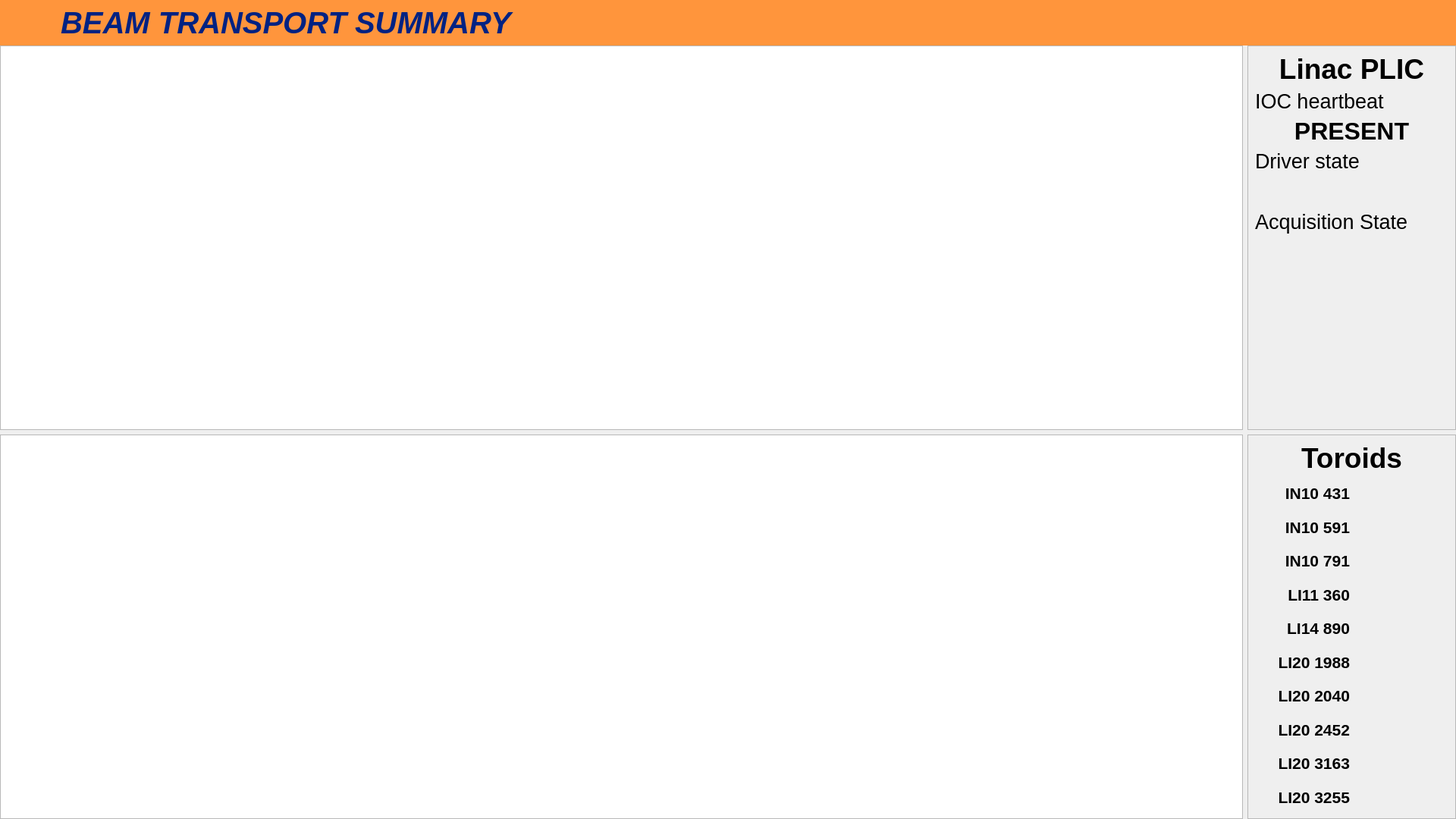
<?xml version="1.0" encoding="UTF-8"?>
<ui version="4.0">
 <class>Form</class>
 <widget class="QWidget" name="Form">
  <property name="geometry">
   <rect>
    <x>0</x>
    <y>0</y>
    <width>1920</width>
    <height>1080</height>
   </rect>
  </property>
  <property name="windowTitle">
   <string>Form</string>
  </property>
  <widget class="QWidget" name="banner" native="true">
   <property name="geometry">
    <rect>
     <x>0</x>
     <y>0</y>
     <width>1920</width>
     <height>60</height>
    </rect>
   </property>
   <property name="styleSheet">
    <string notr="true">background-color: rgb(255,149,60);
color: rgb(0, 34, 130);</string>
   </property>
   <widget class="PyDMDrawingImage" name="F2_icon">
    <property name="geometry">
     <rect>
      <x>10</x>
      <y>4</y>
      <width>52</width>
      <height>52</height>
     </rect>
    </property>
    <property name="toolTip">
     <string/>
    </property>
    <property name="filename" stdset="0">
     <string>/home/fphysics/zack/workspace/F2_icon.png</string>
    </property>
   </widget>
   <widget class="QLabel" name="title">
    <property name="geometry">
     <rect>
      <x>80</x>
      <y>0</y>
      <width>1000</width>
      <height>60</height>
     </rect>
    </property>
    <property name="font">
     <font>
      <pointsize>30</pointsize>
      <weight>75</weight>
      <italic>true</italic>
      <bold>true</bold>
     </font>
    </property>
    <property name="text">
     <string>BEAM TRANSPORT SUMMARY</string>
    </property>
   </widget>
  </widget>
  <widget class="QWidget" name="body" native="true">
   <property name="geometry">
    <rect>
     <x>0</x>
     <y>60</y>
     <width>1920</width>
     <height>1020</height>
    </rect>
   </property>
   <property name="styleSheet">
    <string notr="true">background-color: rgb(0, 0, 10);
color: rgb(255, 255, 255);

PyDMLabel {
  border-radius: 5px;
}
PyDMLabel[alarmSensitiveBorder=&quot;true&quot;][alarmSeverity=&quot;0&quot;] {
  background-color: rgb(0,255,0);
  color: rgb(0,0,0);
}

PyDMLabel[alarmSensitiveBorder=&quot;true&quot;][alarmSeverity=&quot;1&quot;] {
  background-color: rgb(255,255,0);
  color: rgb(0,0,0);
}

PyDMLabel[alarmSensitiveBorder=&quot;true&quot;][alarmSeverity=&quot;2&quot;] {
  background-color: rgb(255,0,0);
  color: rgb(255,255,255);
}

PyDMLabel[alarmSensitiveBorder=&quot;true&quot;][alarmSeverity=&quot;3&quot;] {
  background-color: rgb(192,0,255);
  color: rgb(255,255,0);
}

PyDMLabel[alarmSensitiveBorder=&quot;true&quot;][alarmSeverity=&quot;4&quot;] {
  color: rgb(218,218,218);
  background-color: rgb(25,25,25);
}</string>
   </property>
   <layout class="QGridLayout" name="gridLayout">
    <item row="0" column="1">
     <widget class="QFrame" name="plic_summary">
      <property name="minimumSize">
       <size>
        <width>275</width>
        <height>0</height>
       </size>
      </property>
      <property name="frameShape">
       <enum>QFrame::StyledPanel</enum>
      </property>
      <property name="frameShadow">
       <enum>QFrame::Plain</enum>
      </property>
      <layout class="QVBoxLayout" name="verticalLayout">
       <item>
        <widget class="QLabel" name="label_5">
         <property name="font">
          <font>
           <pointsize>28</pointsize>
           <weight>75</weight>
           <bold>true</bold>
          </font>
         </property>
         <property name="text">
          <string>Linac PLIC</string>
         </property>
         <property name="alignment">
          <set>Qt::AlignCenter</set>
         </property>
        </widget>
       </item>
       <item>
        <widget class="QLabel" name="label">
         <property name="maximumSize">
          <size>
           <width>350</width>
           <height>250</height>
          </size>
         </property>
         <property name="font">
          <font>
           <pointsize>20</pointsize>
          </font>
         </property>
         <property name="text">
          <string>IOC heartbeat</string>
         </property>
         <property name="alignment">
          <set>Qt::AlignLeading|Qt::AlignLeft|Qt::AlignVCenter</set>
         </property>
        </widget>
       </item>
       <item>
        <widget class="PyDMLabel" name="PyDMLabel">
         <property name="font">
          <font>
           <pointsize>24</pointsize>
           <weight>75</weight>
           <bold>true</bold>
          </font>
         </property>
         <property name="toolTip">
          <string/>
         </property>
         <property name="styleSheet">
          <string notr="true">PyDMLabel {
  border-radius: 5px;
}
PyDMLabel[alarmSensitiveBorder=&quot;true&quot;][alarmSeverity=&quot;0&quot;] {
  background-color: rgb(0,255,0);
  color: rgb(0,0,0);
}

PyDMLabel[alarmSensitiveBorder=&quot;true&quot;][alarmSeverity=&quot;1&quot;] {
  background-color: rgb(255,255,0);
  color: rgb(0,0,0);
}

PyDMLabel[alarmSensitiveBorder=&quot;true&quot;][alarmSeverity=&quot;2&quot;] {
  background-color: rgb(255,0,0);
  color: rgb(255,255,255);
}

PyDMLabel[alarmSensitiveBorder=&quot;true&quot;][alarmSeverity=&quot;3&quot;] {
  background-color: rgb(192,0,255);
  color: rgb(255,255,0);
}

PyDMLabel[alarmSensitiveBorder=&quot;true&quot;][alarmSeverity=&quot;4&quot;] {
  color: rgb(218,218,218);
  background-color: rgb(25,25,25);
}</string>
         </property>
         <property name="text">
          <string>PRESENT</string>
         </property>
         <property name="alignment">
          <set>Qt::AlignCenter</set>
         </property>
         <property name="alarmSensitiveContent" stdset="0">
          <bool>true</bool>
         </property>
         <property name="channel" stdset="0">
          <string>SIOC:SYS1:SC01:HEARTBEATSUM</string>
         </property>
        </widget>
       </item>
       <item>
        <widget class="QLabel" name="label_2">
         <property name="maximumSize">
          <size>
           <width>350</width>
           <height>16777215</height>
          </size>
         </property>
         <property name="font">
          <font>
           <pointsize>20</pointsize>
          </font>
         </property>
         <property name="text">
          <string>Driver state</string>
         </property>
        </widget>
       </item>
       <item>
        <widget class="PyDMLabel" name="PyDMLabel_3">
         <property name="font">
          <font>
           <pointsize>24</pointsize>
           <weight>75</weight>
           <bold>true</bold>
          </font>
         </property>
         <property name="toolTip">
          <string/>
         </property>
         <property name="styleSheet">
          <string notr="true">PyDMLabel {
  border-radius: 5px;
}
PyDMLabel[alarmSensitiveBorder=&quot;true&quot;][alarmSeverity=&quot;0&quot;] {
  background-color: rgb(0,255,0);
  color: rgb(0,0,0);
}

PyDMLabel[alarmSensitiveBorder=&quot;true&quot;][alarmSeverity=&quot;1&quot;] {
  background-color: rgb(255,255,0);
  color: rgb(0,0,0);
}

PyDMLabel[alarmSensitiveBorder=&quot;true&quot;][alarmSeverity=&quot;2&quot;] {
  background-color: rgb(255,0,0);
  color: rgb(255,255,255);
}

PyDMLabel[alarmSensitiveBorder=&quot;true&quot;][alarmSeverity=&quot;3&quot;] {
  background-color: rgb(192,0,255);
  color: rgb(255,255,0);
}

PyDMLabel[alarmSensitiveBorder=&quot;true&quot;][alarmSeverity=&quot;4&quot;] {
  color: rgb(218,218,218);
  background-color: rgb(25,25,25);
}</string>
         </property>
         <property name="alignment">
          <set>Qt::AlignCenter</set>
         </property>
         <property name="alarmSensitiveContent" stdset="0">
          <bool>true</bool>
         </property>
         <property name="alarmSensitiveBorder" stdset="0">
          <bool>true</bool>
         </property>
         <property name="channel" stdset="0">
          <string>SCOP:IN10:FC02:BI_STATE</string>
         </property>
        </widget>
       </item>
       <item>
        <widget class="QLabel" name="label_4">
         <property name="font">
          <font>
           <pointsize>20</pointsize>
          </font>
         </property>
         <property name="text">
          <string>Acquisition State</string>
         </property>
         <property name="alignment">
          <set>Qt::AlignLeading|Qt::AlignLeft|Qt::AlignVCenter</set>
         </property>
        </widget>
       </item>
       <item>
        <widget class="PyDMLabel" name="PyDMLabel_4">
         <property name="font">
          <font>
           <pointsize>24</pointsize>
           <weight>75</weight>
           <bold>true</bold>
          </font>
         </property>
         <property name="toolTip">
          <string/>
         </property>
         <property name="styleSheet">
          <string notr="true">PyDMLabel {
  border-radius: 5px;
}
PyDMLabel[alarmSensitiveBorder=&quot;true&quot;][alarmSeverity=&quot;0&quot;] {
  background-color: rgb(0,255,0);
  color: rgb(0,0,0);
}

PyDMLabel[alarmSensitiveBorder=&quot;true&quot;][alarmSeverity=&quot;1&quot;] {
  background-color: rgb(255,255,0);
  color: rgb(0,0,0);
}

PyDMLabel[alarmSensitiveBorder=&quot;true&quot;][alarmSeverity=&quot;2&quot;] {
  background-color: rgb(255,0,0);
  color: rgb(255,255,255);
}

PyDMLabel[alarmSensitiveBorder=&quot;true&quot;][alarmSeverity=&quot;3&quot;] {
  background-color: rgb(192,0,255);
  color: rgb(255,255,0);
}

PyDMLabel[alarmSensitiveBorder=&quot;true&quot;][alarmSeverity=&quot;4&quot;] {
  color: rgb(218,218,218);
  background-color: rgb(25,25,25);
}</string>
         </property>
         <property name="alignment">
          <set>Qt::AlignCenter</set>
         </property>
         <property name="precisionFromPV" stdset="0">
          <bool>true</bool>
         </property>
         <property name="alarmSensitiveBorder" stdset="0">
          <bool>false</bool>
         </property>
         <property name="channel" stdset="0">
          <string>SCOP:IN10:FC02:BI_ACQ_STAT</string>
         </property>
        </widget>
       </item>
       <item>
        <spacer name="verticalSpacer">
         <property name="orientation">
          <enum>Qt::Vertical</enum>
         </property>
         <property name="sizeHint" stdset="0">
          <size>
           <width>20</width>
           <height>40</height>
          </size>
         </property>
        </spacer>
       </item>
      </layout>
     </widget>
    </item>
    <item row="0" column="0">
     <widget class="PyDMWaveformPlot" name="PyDMWaveformPlot">
      <property name="toolTip">
       <string/>
      </property>
      <property name="showXGrid">
       <bool>true</bool>
      </property>
      <property name="yAxes">
       <stringlist>
        <string>{&quot;name&quot;: &quot;Axis 1&quot;, &quot;orientation&quot;: &quot;left&quot;, &quot;label&quot;: null, &quot;minRange&quot;: -1.0, &quot;maxRange&quot;: 1.0, &quot;autoRange&quot;: true, &quot;logMode&quot;: false}</string>
       </stringlist>
      </property>
      <property name="curves">
       <stringlist>
        <string>{&quot;y_channel&quot;: &quot;SCOP:IN10:FC02:WF_CH0_TRACE&quot;, &quot;x_channel&quot;: null, &quot;plot_style&quot;: null, &quot;name&quot;: &quot;&quot;, &quot;color&quot;: &quot;#bcd7ff&quot;, &quot;lineStyle&quot;: 1, &quot;lineWidth&quot;: 2, &quot;symbol&quot;: null, &quot;symbolSize&quot;: 10, &quot;yAxisName&quot;: &quot;Axis 1&quot;, &quot;barWidth&quot;: null, &quot;upperThreshold&quot;: null, &quot;lowerThreshold&quot;: null, &quot;thresholdColor&quot;: &quot;white&quot;, &quot;redraw_mode&quot;: 2}</string>
       </stringlist>
      </property>
      <property name="autoRangeY">
       <bool>false</bool>
      </property>
      <property name="minYRange">
       <double>-0.050000000000000</double>
      </property>
      <property name="maxYRange">
       <double>3.050000000000000</double>
      </property>
     </widget>
    </item>
    <item row="1" column="0">
     <widget class="PyDMTimePlot" name="PyDMTimePlot">
      <property name="toolTip">
       <string/>
      </property>
      <property name="showXGrid">
       <bool>true</bool>
      </property>
      <property name="showYGrid">
       <bool>true</bool>
      </property>
      <property name="yAxes">
       <stringlist>
        <string>{&quot;name&quot;: &quot;Axis 1&quot;, &quot;orientation&quot;: &quot;left&quot;, &quot;label&quot;: null, &quot;minRange&quot;: -1.0, &quot;maxRange&quot;: 1.0, &quot;autoRange&quot;: true, &quot;logMode&quot;: false}</string>
       </stringlist>
      </property>
      <property name="curves">
       <stringlist>
        <string>{&quot;channel&quot;: &quot;TORO:IN10:431:TMIT_PC&quot;, &quot;plot_style&quot;: null, &quot;name&quot;: &quot;TORO:IN10:431:TMIT_PC&quot;, &quot;color&quot;: &quot;#1f77b4&quot;, &quot;lineStyle&quot;: 1, &quot;lineWidth&quot;: 2, &quot;symbol&quot;: null, &quot;symbolSize&quot;: 10, &quot;yAxisName&quot;: &quot;Axis 1&quot;, &quot;barWidth&quot;: null, &quot;upperThreshold&quot;: null, &quot;lowerThreshold&quot;: null, &quot;thresholdColor&quot;: &quot;white&quot;}</string>
        <string>{&quot;channel&quot;: &quot;TORO:IN10:591:TMIT_PC&quot;, &quot;plot_style&quot;: null, &quot;name&quot;: &quot;TORO:IN10:591:TMIT_PC&quot;, &quot;color&quot;: &quot;#ff7f0e&quot;, &quot;lineStyle&quot;: 1, &quot;lineWidth&quot;: 2, &quot;symbol&quot;: null, &quot;symbolSize&quot;: 10, &quot;yAxisName&quot;: &quot;Axis 1&quot;, &quot;barWidth&quot;: null, &quot;upperThreshold&quot;: null, &quot;lowerThreshold&quot;: null, &quot;thresholdColor&quot;: &quot;white&quot;}</string>
        <string>{&quot;channel&quot;: &quot;TORO:IN10:791:TMIT_PC&quot;, &quot;plot_style&quot;: null, &quot;name&quot;: &quot;TORO:IN10:791:TMIT_PC&quot;, &quot;color&quot;: &quot;#2ca02c&quot;, &quot;lineStyle&quot;: 1, &quot;lineWidth&quot;: 2, &quot;symbol&quot;: null, &quot;symbolSize&quot;: 10, &quot;yAxisName&quot;: &quot;Axis 1&quot;, &quot;barWidth&quot;: null, &quot;upperThreshold&quot;: null, &quot;lowerThreshold&quot;: null, &quot;thresholdColor&quot;: &quot;white&quot;}</string>
        <string>{&quot;channel&quot;: &quot;TORO:LI11:360:TMIT_PC&quot;, &quot;plot_style&quot;: null, &quot;name&quot;: &quot;TORO:LI11:360:TMIT_PC&quot;, &quot;color&quot;: &quot;#d62728&quot;, &quot;lineStyle&quot;: 1, &quot;lineWidth&quot;: 2, &quot;symbol&quot;: null, &quot;symbolSize&quot;: 10, &quot;yAxisName&quot;: &quot;Axis 1&quot;, &quot;barWidth&quot;: null, &quot;upperThreshold&quot;: null, &quot;lowerThreshold&quot;: null, &quot;thresholdColor&quot;: &quot;white&quot;}</string>
        <string>{&quot;channel&quot;: &quot;TORO:LI14:890:TMIT_PC&quot;, &quot;plot_style&quot;: null, &quot;name&quot;: &quot;TORO:LI14:890:TMIT_PC&quot;, &quot;color&quot;: &quot;#9467bd&quot;, &quot;lineStyle&quot;: 1, &quot;lineWidth&quot;: 2, &quot;symbol&quot;: null, &quot;symbolSize&quot;: 10, &quot;yAxisName&quot;: &quot;Axis 1&quot;, &quot;barWidth&quot;: null, &quot;upperThreshold&quot;: null, &quot;lowerThreshold&quot;: null, &quot;thresholdColor&quot;: &quot;white&quot;}</string>
        <string>{&quot;channel&quot;: &quot;TORO:LI20:1988:TMIT_PC&quot;, &quot;plot_style&quot;: null, &quot;name&quot;: &quot;TORO:LI20:1988:TMIT_PC&quot;, &quot;color&quot;: &quot;#8c564b&quot;, &quot;lineStyle&quot;: 1, &quot;lineWidth&quot;: 2, &quot;symbol&quot;: null, &quot;symbolSize&quot;: 10, &quot;yAxisName&quot;: &quot;Axis 1&quot;, &quot;barWidth&quot;: null, &quot;upperThreshold&quot;: null, &quot;lowerThreshold&quot;: null, &quot;thresholdColor&quot;: &quot;white&quot;}</string>
        <string>{&quot;channel&quot;: &quot;TORO:LI20:2040:TMIT_PC&quot;, &quot;plot_style&quot;: null, &quot;name&quot;: &quot;TORO:LI20:2040:TMIT_PC&quot;, &quot;color&quot;: &quot;#e377c2&quot;, &quot;lineStyle&quot;: 1, &quot;lineWidth&quot;: 2, &quot;symbol&quot;: null, &quot;symbolSize&quot;: 10, &quot;yAxisName&quot;: &quot;Axis 1&quot;, &quot;barWidth&quot;: null, &quot;upperThreshold&quot;: null, &quot;lowerThreshold&quot;: null, &quot;thresholdColor&quot;: &quot;white&quot;}</string>
        <string>{&quot;channel&quot;: &quot;TORO:LI20:2452:TMIT_PC&quot;, &quot;plot_style&quot;: null, &quot;name&quot;: &quot;TORO:LI20:2452:TMIT_PC&quot;, &quot;color&quot;: &quot;#7f7f7f&quot;, &quot;lineStyle&quot;: 1, &quot;lineWidth&quot;: 2, &quot;symbol&quot;: null, &quot;symbolSize&quot;: 10, &quot;yAxisName&quot;: &quot;Axis 1&quot;, &quot;barWidth&quot;: null, &quot;upperThreshold&quot;: null, &quot;lowerThreshold&quot;: null, &quot;thresholdColor&quot;: &quot;white&quot;}</string>
        <string>{&quot;channel&quot;: &quot;TORO:LI20:3163:TMIT_PC&quot;, &quot;plot_style&quot;: null, &quot;name&quot;: &quot;TORO:LI20:3163:TMIT_PC&quot;, &quot;color&quot;: &quot;#bcbd22&quot;, &quot;lineStyle&quot;: 1, &quot;lineWidth&quot;: 2, &quot;symbol&quot;: null, &quot;symbolSize&quot;: 10, &quot;yAxisName&quot;: &quot;Axis 1&quot;, &quot;barWidth&quot;: null, &quot;upperThreshold&quot;: null, &quot;lowerThreshold&quot;: null, &quot;thresholdColor&quot;: &quot;white&quot;}</string>
        <string>{&quot;channel&quot;: &quot;TORO:LI20:3255:TMIT_PC&quot;, &quot;plot_style&quot;: null, &quot;name&quot;: &quot;TORO:LI20:3255:TMIT_PC&quot;, &quot;color&quot;: &quot;#17becf&quot;, &quot;lineStyle&quot;: 1, &quot;lineWidth&quot;: 2, &quot;symbol&quot;: null, &quot;symbolSize&quot;: 10, &quot;yAxisName&quot;: &quot;Axis 1&quot;, &quot;barWidth&quot;: null, &quot;upperThreshold&quot;: null, &quot;lowerThreshold&quot;: null, &quot;thresholdColor&quot;: &quot;white&quot;}</string>
       </stringlist>
      </property>
      <property name="updateMode" stdset="0">
       <enum>PyDMTimePlot::AtFixedRate</enum>
      </property>
      <property name="timeSpan">
       <double>600.000000000000000</double>
      </property>
      <property name="autoRangeY">
       <bool>false</bool>
      </property>
      <property name="minYRange">
       <double>-100.000000000000000</double>
      </property>
      <property name="maxYRange">
       <double>3100.000000000000000</double>
      </property>
     </widget>
    </item>
    <item row="1" column="1">
     <widget class="QFrame" name="toro_summary">
      <property name="minimumSize">
       <size>
        <width>275</width>
        <height>0</height>
       </size>
      </property>
      <property name="frameShape">
       <enum>QFrame::StyledPanel</enum>
      </property>
      <layout class="QGridLayout" name="gridLayout_2">
       <item row="2" column="0">
        <widget class="QLabel" name="toro_2">
         <property name="font">
          <font>
           <pointsize>16</pointsize>
           <weight>75</weight>
           <bold>true</bold>
          </font>
         </property>
         <property name="text">
          <string>IN10 591</string>
         </property>
         <property name="alignment">
          <set>Qt::AlignRight|Qt::AlignTrailing|Qt::AlignVCenter</set>
         </property>
        </widget>
       </item>
       <item row="3" column="0">
        <widget class="QLabel" name="toro_3">
         <property name="font">
          <font>
           <pointsize>16</pointsize>
           <weight>75</weight>
           <bold>true</bold>
          </font>
         </property>
         <property name="text">
          <string>IN10 791</string>
         </property>
         <property name="alignment">
          <set>Qt::AlignRight|Qt::AlignTrailing|Qt::AlignVCenter</set>
         </property>
        </widget>
       </item>
       <item row="4" column="0">
        <widget class="QLabel" name="toro_4">
         <property name="font">
          <font>
           <pointsize>16</pointsize>
           <weight>75</weight>
           <bold>true</bold>
          </font>
         </property>
         <property name="text">
          <string>LI11 360</string>
         </property>
         <property name="alignment">
          <set>Qt::AlignRight|Qt::AlignTrailing|Qt::AlignVCenter</set>
         </property>
        </widget>
       </item>
       <item row="5" column="0">
        <widget class="QLabel" name="toro_5">
         <property name="font">
          <font>
           <pointsize>16</pointsize>
           <weight>75</weight>
           <bold>true</bold>
          </font>
         </property>
         <property name="text">
          <string>LI14 890</string>
         </property>
         <property name="alignment">
          <set>Qt::AlignRight|Qt::AlignTrailing|Qt::AlignVCenter</set>
         </property>
        </widget>
       </item>
       <item row="9" column="0">
        <widget class="QLabel" name="toro_9">
         <property name="font">
          <font>
           <pointsize>16</pointsize>
           <weight>75</weight>
           <bold>true</bold>
          </font>
         </property>
         <property name="text">
          <string>LI20 3163</string>
         </property>
         <property name="alignment">
          <set>Qt::AlignRight|Qt::AlignTrailing|Qt::AlignVCenter</set>
         </property>
        </widget>
       </item>
       <item row="6" column="0">
        <widget class="QLabel" name="toro_6">
         <property name="font">
          <font>
           <pointsize>16</pointsize>
           <weight>75</weight>
           <bold>true</bold>
          </font>
         </property>
         <property name="text">
          <string>LI20 1988</string>
         </property>
         <property name="alignment">
          <set>Qt::AlignRight|Qt::AlignTrailing|Qt::AlignVCenter</set>
         </property>
        </widget>
       </item>
       <item row="1" column="0">
        <widget class="QLabel" name="toro_1">
         <property name="font">
          <font>
           <pointsize>16</pointsize>
           <weight>75</weight>
           <bold>true</bold>
          </font>
         </property>
         <property name="text">
          <string>IN10 431</string>
         </property>
         <property name="alignment">
          <set>Qt::AlignRight|Qt::AlignTrailing|Qt::AlignVCenter</set>
         </property>
        </widget>
       </item>
       <item row="7" column="0">
        <widget class="QLabel" name="toro_7">
         <property name="font">
          <font>
           <pointsize>16</pointsize>
           <weight>75</weight>
           <bold>true</bold>
          </font>
         </property>
         <property name="text">
          <string>LI20 2040</string>
         </property>
         <property name="alignment">
          <set>Qt::AlignRight|Qt::AlignTrailing|Qt::AlignVCenter</set>
         </property>
        </widget>
       </item>
       <item row="8" column="0">
        <widget class="QLabel" name="toro_8">
         <property name="font">
          <font>
           <pointsize>16</pointsize>
           <weight>75</weight>
           <bold>true</bold>
          </font>
         </property>
         <property name="text">
          <string>LI20 2452</string>
         </property>
         <property name="alignment">
          <set>Qt::AlignRight|Qt::AlignTrailing|Qt::AlignVCenter</set>
         </property>
        </widget>
       </item>
       <item row="10" column="0">
        <widget class="QLabel" name="toro_10">
         <property name="font">
          <font>
           <pointsize>16</pointsize>
           <weight>75</weight>
           <bold>true</bold>
          </font>
         </property>
         <property name="text">
          <string>LI20 3255</string>
         </property>
         <property name="alignment">
          <set>Qt::AlignRight|Qt::AlignTrailing|Qt::AlignVCenter</set>
         </property>
        </widget>
       </item>
       <item row="1" column="1">
        <widget class="PyDMLabel" name="PyDMLabel_5">
         <property name="font">
          <font>
           <pointsize>16</pointsize>
          </font>
         </property>
         <property name="toolTip">
          <string/>
         </property>
         <property name="showUnits" stdset="0">
          <bool>true</bool>
         </property>
         <property name="precisionFromPV" stdset="0">
          <bool>false</bool>
         </property>
         <property name="alarmSensitiveBorder" stdset="0">
          <bool>false</bool>
         </property>
         <property name="channel" stdset="0">
          <string>TORO:IN10:431:TMIT_PC</string>
         </property>
        </widget>
       </item>
       <item row="0" column="0" colspan="2">
        <widget class="QLabel" name="label_6">
         <property name="font">
          <font>
           <pointsize>28</pointsize>
           <weight>75</weight>
           <bold>true</bold>
          </font>
         </property>
         <property name="text">
          <string>Toroids</string>
         </property>
         <property name="alignment">
          <set>Qt::AlignCenter</set>
         </property>
        </widget>
       </item>
       <item row="2" column="1">
        <widget class="PyDMLabel" name="PyDMLabel_6">
         <property name="font">
          <font>
           <pointsize>16</pointsize>
          </font>
         </property>
         <property name="toolTip">
          <string/>
         </property>
         <property name="showUnits" stdset="0">
          <bool>true</bool>
         </property>
         <property name="precisionFromPV" stdset="0">
          <bool>false</bool>
         </property>
         <property name="alarmSensitiveBorder" stdset="0">
          <bool>false</bool>
         </property>
         <property name="channel" stdset="0">
          <string>TORO:IN10:591:TMIT_PC</string>
         </property>
        </widget>
       </item>
       <item row="3" column="1">
        <widget class="PyDMLabel" name="PyDMLabel_7">
         <property name="font">
          <font>
           <pointsize>16</pointsize>
          </font>
         </property>
         <property name="toolTip">
          <string/>
         </property>
         <property name="showUnits" stdset="0">
          <bool>true</bool>
         </property>
         <property name="precisionFromPV" stdset="0">
          <bool>false</bool>
         </property>
         <property name="alarmSensitiveBorder" stdset="0">
          <bool>false</bool>
         </property>
         <property name="channel" stdset="0">
          <string>TORO:IN10:791:TMIT_PC</string>
         </property>
        </widget>
       </item>
       <item row="4" column="1">
        <widget class="PyDMLabel" name="PyDMLabel_8">
         <property name="font">
          <font>
           <pointsize>16</pointsize>
          </font>
         </property>
         <property name="toolTip">
          <string/>
         </property>
         <property name="showUnits" stdset="0">
          <bool>true</bool>
         </property>
         <property name="precisionFromPV" stdset="0">
          <bool>false</bool>
         </property>
         <property name="alarmSensitiveBorder" stdset="0">
          <bool>false</bool>
         </property>
         <property name="channel" stdset="0">
          <string>TORO:LI11:360:TMIT_PC</string>
         </property>
        </widget>
       </item>
       <item row="5" column="1">
        <widget class="PyDMLabel" name="PyDMLabel_9">
         <property name="font">
          <font>
           <pointsize>16</pointsize>
          </font>
         </property>
         <property name="toolTip">
          <string/>
         </property>
         <property name="showUnits" stdset="0">
          <bool>true</bool>
         </property>
         <property name="precisionFromPV" stdset="0">
          <bool>false</bool>
         </property>
         <property name="alarmSensitiveBorder" stdset="0">
          <bool>false</bool>
         </property>
         <property name="channel" stdset="0">
          <string>TORO:LI14:890:TMIT_PC</string>
         </property>
        </widget>
       </item>
       <item row="6" column="1">
        <widget class="PyDMLabel" name="PyDMLabel_10">
         <property name="font">
          <font>
           <pointsize>16</pointsize>
          </font>
         </property>
         <property name="toolTip">
          <string/>
         </property>
         <property name="showUnits" stdset="0">
          <bool>true</bool>
         </property>
         <property name="precisionFromPV" stdset="0">
          <bool>false</bool>
         </property>
         <property name="alarmSensitiveBorder" stdset="0">
          <bool>false</bool>
         </property>
         <property name="channel" stdset="0">
          <string>TORO:LI20:1988:TMIT_PC</string>
         </property>
        </widget>
       </item>
       <item row="7" column="1">
        <widget class="PyDMLabel" name="PyDMLabel_11">
         <property name="font">
          <font>
           <pointsize>16</pointsize>
          </font>
         </property>
         <property name="toolTip">
          <string/>
         </property>
         <property name="showUnits" stdset="0">
          <bool>true</bool>
         </property>
         <property name="precisionFromPV" stdset="0">
          <bool>false</bool>
         </property>
         <property name="alarmSensitiveBorder" stdset="0">
          <bool>false</bool>
         </property>
         <property name="channel" stdset="0">
          <string>TORO:LI20:2040:TMIT_PC</string>
         </property>
        </widget>
       </item>
       <item row="8" column="1">
        <widget class="PyDMLabel" name="PyDMLabel_12">
         <property name="font">
          <font>
           <pointsize>16</pointsize>
          </font>
         </property>
         <property name="toolTip">
          <string/>
         </property>
         <property name="showUnits" stdset="0">
          <bool>true</bool>
         </property>
         <property name="precisionFromPV" stdset="0">
          <bool>false</bool>
         </property>
         <property name="alarmSensitiveBorder" stdset="0">
          <bool>false</bool>
         </property>
         <property name="channel" stdset="0">
          <string>TORO:LI20:2452:TMIT_PC</string>
         </property>
        </widget>
       </item>
       <item row="9" column="1">
        <widget class="PyDMLabel" name="PyDMLabel_13">
         <property name="font">
          <font>
           <pointsize>16</pointsize>
          </font>
         </property>
         <property name="toolTip">
          <string/>
         </property>
         <property name="showUnits" stdset="0">
          <bool>true</bool>
         </property>
         <property name="precisionFromPV" stdset="0">
          <bool>false</bool>
         </property>
         <property name="alarmSensitiveBorder" stdset="0">
          <bool>false</bool>
         </property>
         <property name="channel" stdset="0">
          <string>TORO:LI20:3163:TMIT_PC</string>
         </property>
        </widget>
       </item>
       <item row="10" column="1">
        <widget class="PyDMLabel" name="PyDMLabel_14">
         <property name="font">
          <font>
           <pointsize>16</pointsize>
          </font>
         </property>
         <property name="toolTip">
          <string/>
         </property>
         <property name="showUnits" stdset="0">
          <bool>true</bool>
         </property>
         <property name="precisionFromPV" stdset="0">
          <bool>false</bool>
         </property>
         <property name="alarmSensitiveBorder" stdset="0">
          <bool>false</bool>
         </property>
         <property name="channel" stdset="0">
          <string>TORO:LI20:3255:TMIT_PC</string>
         </property>
        </widget>
       </item>
      </layout>
     </widget>
    </item>
   </layout>
  </widget>
 </widget>
 <customwidgets>
  <customwidget>
   <class>PyDMLabel</class>
   <extends>QLabel</extends>
   <header>pydm.widgets.label</header>
  </customwidget>
  <customwidget>
   <class>PyDMTimePlot</class>
   <extends>QGraphicsView</extends>
   <header>pydm.widgets.timeplot</header>
  </customwidget>
  <customwidget>
   <class>PyDMWaveformPlot</class>
   <extends>QGraphicsView</extends>
   <header>pydm.widgets.waveformplot</header>
  </customwidget>
  <customwidget>
   <class>PyDMDrawingImage</class>
   <extends>QWidget</extends>
   <header>pydm.widgets.drawing</header>
  </customwidget>
 </customwidgets>
 <resources/>
 <connections/>
</ui>
